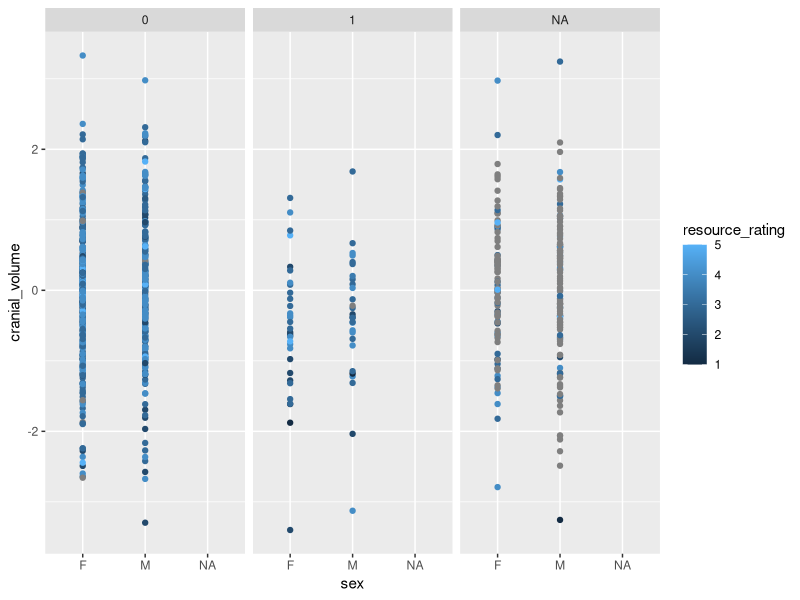
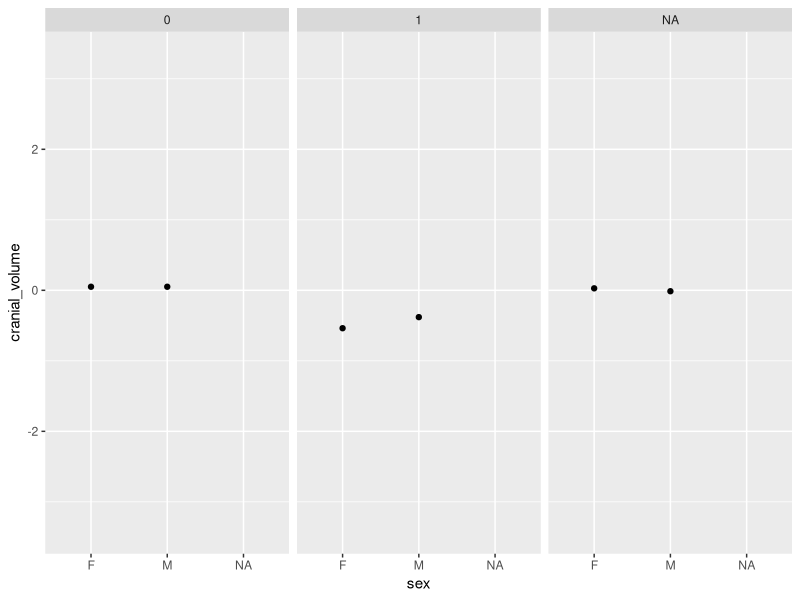
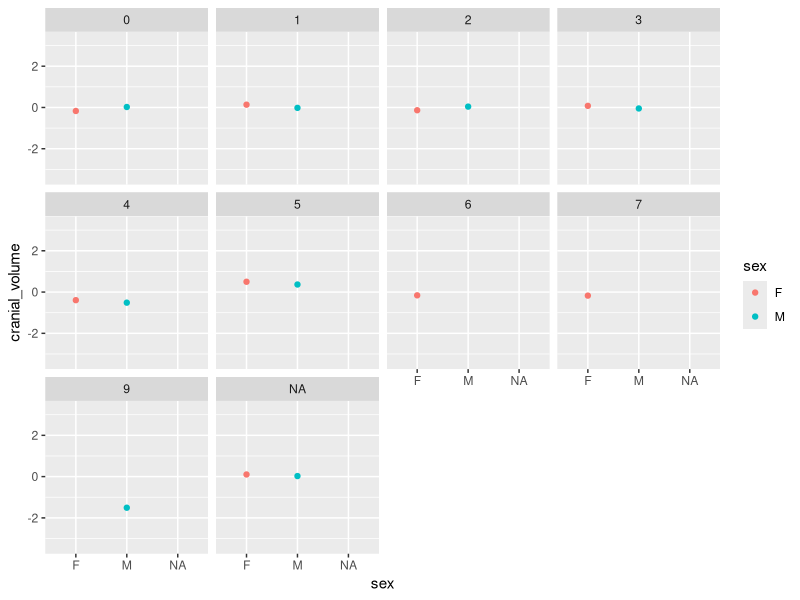
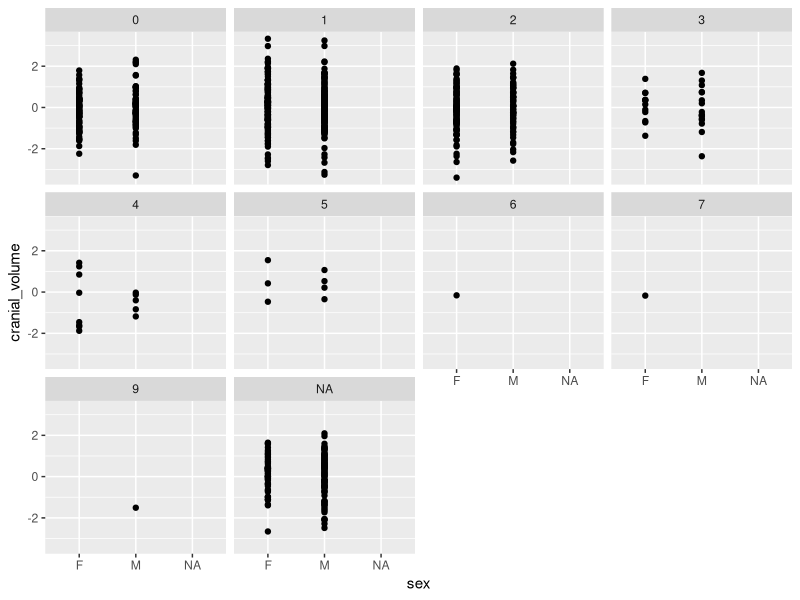
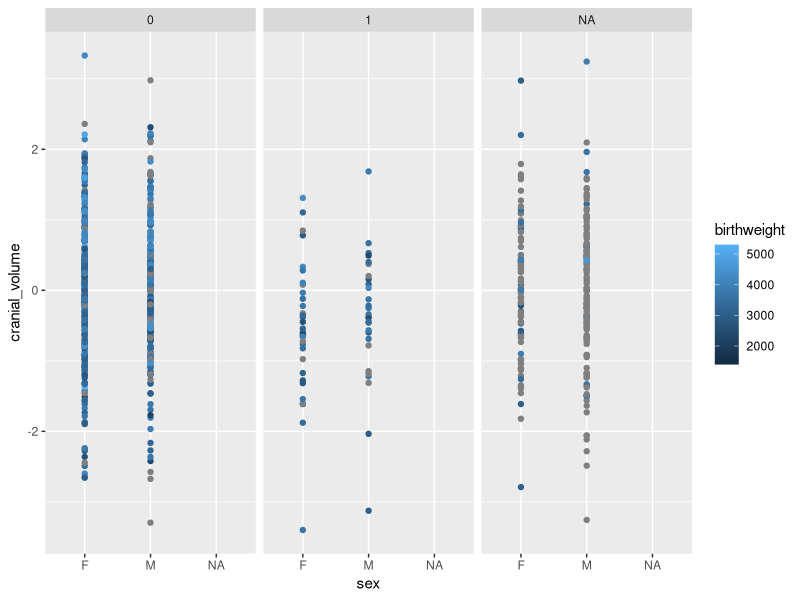
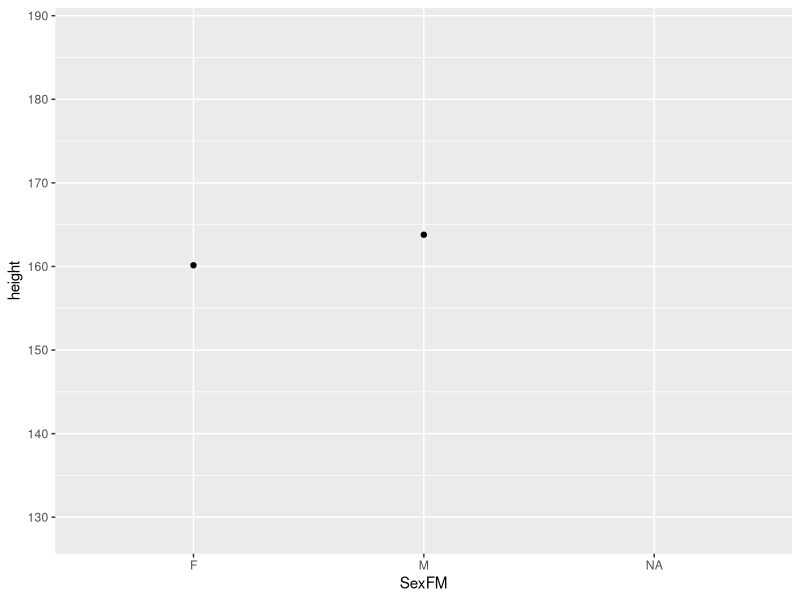
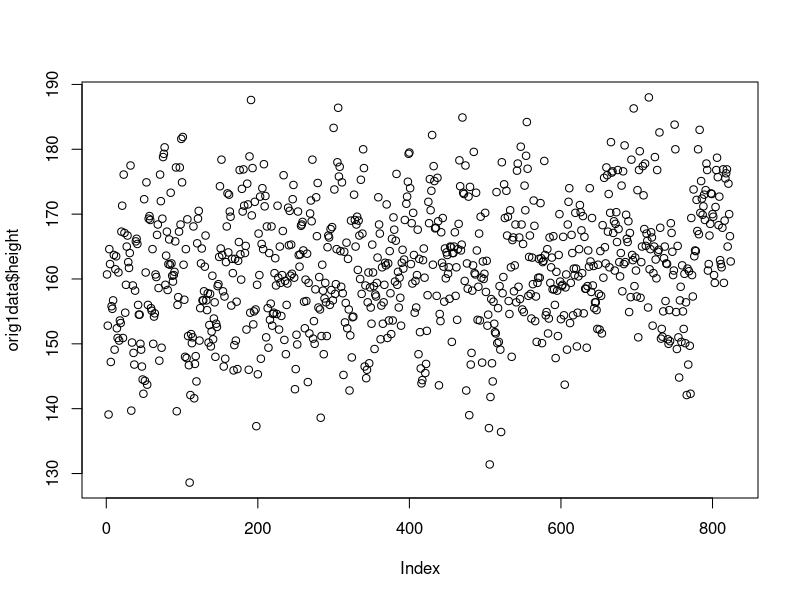
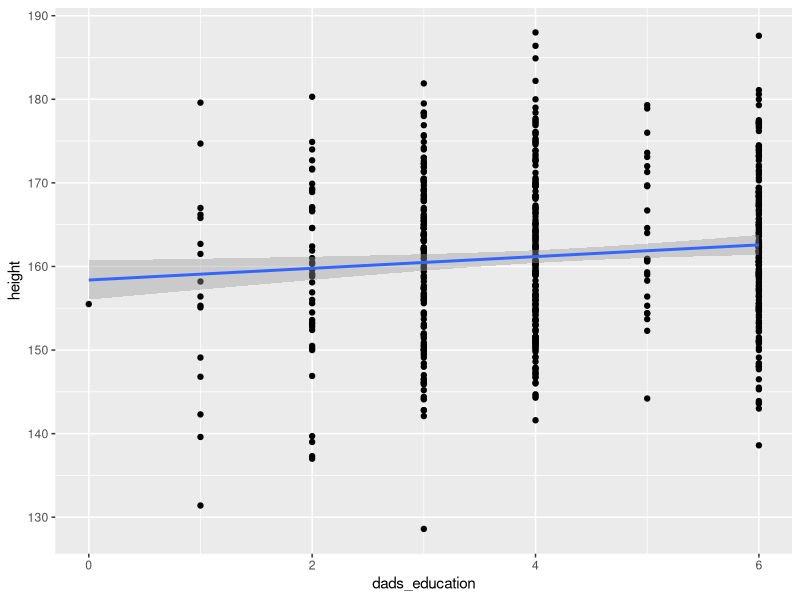

Here is the R script that generated these plots, in order: (Note: this script raises an error after producing the figures.)
## ---- chunk 1
library(tidyverse)
## ---- chunk 2
knitr::opts_chunk$set(echo = TRUE)
## ---- chunk 3
library(readxl)
Df1dataset <- read_excel("Table1_The Role of Non-material Resources.XLSX")
## ---- chunk 4
origdata <- read.csv("data_2021_eng.csv")
names(origdata)
## ---- chunk 5
Df2dataset <- Df1dataset[ ,c(1)]
Df2dataset <- rename(Df2dataset, SexFM = sex)
## ---- chunk 6
orig1data <- cbind(Df2dataset,origdata)
## ---- chunk 7

ggplot(data = Df1dataset, aes(x = sex, y = cranial_volume, color= resource_rating))+
  geom_point()+
  facet_wrap(~father_has_primary_education)

## ---- chunk 8
ggplot(data = Df1dataset, aes(x = sex, y = cranial_volume)) + 
  stat_summary(fun=mean, fun.min = min, fun.max = max, geom = "point")+
  facet_wrap(~father_has_primary_education)
## ---- chunk 9
ggplot(data = Df1dataset, aes(x = sex, y = cranial_volume, color= sex)) + 
  stat_summary(fun=mean, fun.min = min, fun.max = max, geom = "point")+
  facet_wrap(~number_of_siblings)
## ---- chunk 10
ggplot(data = Df1dataset, aes(x = sex, y = cranial_volume), color=resource_rating) + 
geom_point()+
facet_wrap(~number_of_siblings)
## ---- chunk 11
ggplot (data = Df1dataset, aes(x = sex, y = cranial_volume, 
                               color= birthweight))+
  geom_point()+
  facet_wrap(~father_has_primary_education)
## ---- chunk 12
ggplot(data = orig1data, aes(x = SexFM, y = height)) + 
  stat_summary(fun=mean, fun.min = min, fun.max = max, geom = "point")
## ---- chunk 13
plot(orig1data$height)
## ---- chunk 14
ggplot(orig1data, aes(x = dads_education , y = height))+
  geom_point() + geom_smooth(method = lm)

## ---- chunk 15
orig1data %>% 
  ggplot(aes(dads_education, cran_vol)) +
  geom_point(shape = 1) + # Use hollow circles
  geom_smooth(method = "lm") + # Add linear regression line 
  geom_abline(slope = 1, intercept = 0, linetype = 2, colour = "red")
## ---- chunk 16
orig1data %>% drop_na(SexFM) %>% 
  ggplot(aes(parents_together, cran_vol, color=SexFM)) +
  geom_point(shape = 1) + # Use hollow circles
  geom_smooth(method = "lm") # Add linear regression line
## ---- chunk 17

orig1data %>% drop_na(SexFM) %>% filter(smoking < 0.5) %>% 
  ggplot(aes(mothers_weight, cran_vol, color=SexFM)) +
  geom_point(shape = 1) + # Use hollow circles
  geom_smooth(method = "lm")+ # Add linear regression line
  facet_wrap(~Max_edu_3)
  
## ---- chunk 18
library(patchwork)
library(cowplot)

a <- ggplot(orig1data, aes(x=cran_vol, fill = SexFM)) + 
  geom_density(alpha = 0.5)+
  scale_y_continuous(expand = expansion(mult = c(0, 0.05)))+
  theme_cowplot()+
  theme(legend.position = "none")

b <- orig1data %>% drop_na(age_yrs) %>%
ggplot(aes(x=age_yrs, fill = SexFM)) +
geom_density(alpha = 0.5)+
scale_y_continuous(expand = expansion(mult = c(0, 0.05)))+
  theme_cowplot()

a / b + plot_layout(heights = c(1, 1), ncol = 2, nrow = 1, widths = c(1,1))

## ---- chunk 19
orig1data %>% drop_na(SexFM) %>% 
ggplot(aes(x = cran_vol, y = mothers_height)) +
  geom_point(aes(color = SexFM)) +
  facet_wrap(~dad_smokes)+
  geom_smooth(method = "lm")+
  scale_color_viridis_d()
## ---- chunk 20
Df1dataset %>% drop_na(sex) %>% 
ggplot( aes(x = sex, y = cranial_volume, color= birthweight))+
  geom_point()+
  facet_wrap(~father_has_primary_education)
## ---- chunk 21
Df1dataset %>% filter(Eur_per_family_member < 200) %>% 
ggplot(aes(x = Eur_per_family_member , y = cranial_volume))+ geom_point() +
  geom_jitter(width = 8)+
  geom_smooth(method = lm)

## ---- chunk 22
ggplot(orıg1data, aes(x = cran_vol, y = mothers_height))+
  geom_point(aes(color = SexFM))+ #size = dad_smokes
  geom_smooth(method = lm)

ggplot(orıg1data, aes(x = cran_vol, y = birth_heigth))+
  geom_point(aes(color = SexFM))+ #size = dad_smokes
  geom_smooth(method = lm)

ggplot(orıg1data, aes(x = cran_vol, y = M_birth_age))+
  geom_point(aes(color = SexFM))+ #size = dad_smokes
  geom_smooth(method = lm)

ggplot(orıg1data, aes(x = dads_education, y =cran_vol ))+
  geom_point(aes(color = SexFM))+ #size = dad_smokes
  geom_smooth(method = lm)


## ---- chunk 23
orig1data %>% drop_na(SexFM) %>% 
  ggplot(aes(weigth, height, color= SexFM)) + 
  geom_point() +
  facet_grid(SexFM ~ .)+
  geom_smooth(method = "lm")
## ---- chunk 24
orig1data %>% drop_na(SexFM) %>% 
  ggplot(aes(weigth, height, color= SexFM)) + 
  geom_point() +
  #facet_grid(SexFM ~ .)+
  geom_smooth(method = "lm")
## ---- chunk 25
orig1data %>% drop_na(two_parents) %>% 
  filter(parents_together != 0.5) %>% 
  ggplot(aes(dads_height, cran_vol, color= SexFM)) + 
  geom_point() +
  facet_grid(two_parents ~ .)+
  geom_smooth(method = "lm")

## ---- chunk 26
names(orig1data)
## ---- chunk 27
orig1data %>% drop_na(N_sibs) %>% filter(N_sibs != 5) %>% 
  filter(parents_together != 0.5) %>% 
  ggplot(aes(height, age_yrs, color= SexFM)) + 
  geom_point() +
  facet_grid(N_sibs ~ .)+
  geom_smooth(method = "lm")

## ---- chunk 28
library(broom)
lm(data= orig1data, cran_vol ~ cohab_3  + school_ID) %>% tidy()
## ---- chunk 29
lm(data= orig1data, cran_vol ~ sex  + lacking_milk_meat) %>% tidy()
